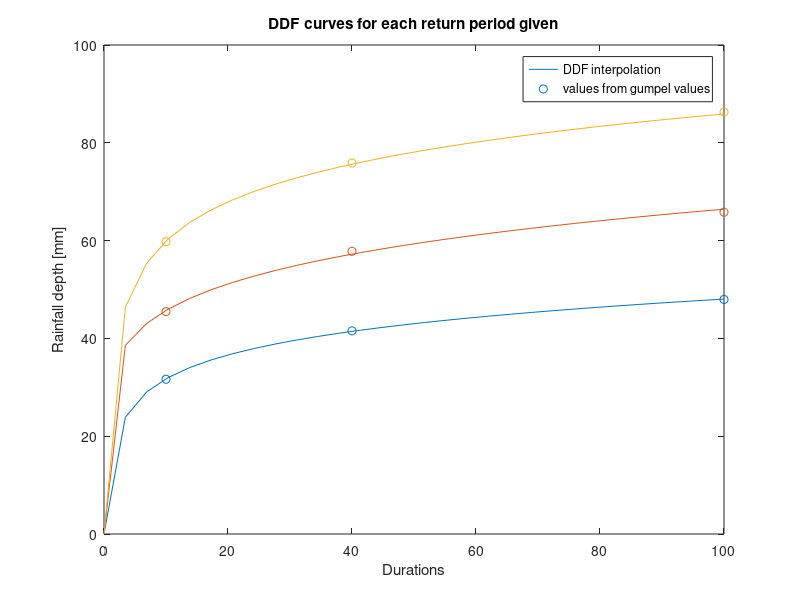

Write MATLAB code to recreate this figure.
% -------------------------------------------------------------------------
% Course: Hydrology for Engineers
% Assignment 1
% Part 3: Construction of depth-duration-frequency (DDF) curves 
% -------------------------------------------------------------------------

clear variables %clear the workspace variables
close all %close alla figures
clc %clear the command window

% -------------------------------------------------------------------------
% # 1: Calibrate the DDF curve parameters
% useful functions: linspace
% -------------------------------------------------------------------------

% import the data from previous part
load assignment1_output_part2.mat 


%%
% you need DDF curves for each return period, so you will have a set of
% parameters for each return period

% define lists of test values for each parameter (e.g.
% c_list=linspace(0,100,3))

% implement the 'brute force' algorithm 
% -implement nested for loops over every parameter combination 
% -in the core of the loop, compute the depths estimated by the DDF curve
%   with the given return periods and parameter combination
% -compute the sum of square errors between the computed dephts and the
%   ones estimated in part 1. 
% -retain the sets that have the lowest sum of squared errors 
% -check if the best-fit errors are lower than the maximal errors given. If
%   not, repeat the loop with a larger amount of test values

c_list = linspace(1,100,50); %linspace(start, stop, nval)
f_list = linspace(-1,1,50); %let's begin with 5 vals in each list
e_list = linspace(0,1,50);

DDF_param = [];
Td = T;
for j = [1:3]
    err_T = 1000; %number big enough
    c = 0;
    e = 0;
    f = 0;
    hi_gum = H_Gum(:,j);
    for ci=c_list
        for fi=f_list
            for ei = e_list
                h = (ci .* Td)./(Td.^ei + fi);
                err_temp = sum((h-hi_gum).^2);
                if (err_temp < err_T)
                    c = ci;
                    e = ei;
                    f = fi;
                    err_T = err_temp;
                end
            end
        end
    end
    disp('ok, the parameters are:')
    param_vect = [c, e, f, err_T];
    disp( param_vect)
    DDF_param = [DDF_param param_vect'];
end
disp('erreur pour chaque interpolation (T = 10,40,100):')
disp(DDF_param(4,:))

%% let's plot all this
close all;
col = [    0    0.4470    0.7410
    0.8500    0.3250    0.0980
    0.9290    0.6940    0.1250
    0.4940    0.1840    0.5560
    0.4660    0.6740    0.1880
    0.3010    0.7450    0.9330
    0.6350    0.0780    0.1840];

for j = [1:3]
    hi_gum = H_Gum(:,j);
    x_durations = linspace(0,100,30);
    parameters = DDF_param(:,j)';
    %disp(parameters);
    h_DDF = (parameters(1) .* x_durations)./(x_durations.^parameters(2) + parameters(3));
    plot(x_durations', h_DDF, 'color', col(j,:));
    hold on;
    plot(T, hi_gum, 'o', 'color', col(j,:));
    hold on;
end
title('DDF curves for each return period given');
xlabel('Durations')
ylabel('Rainfall depth [mm]')
legend('DDF interpolation','values from gumpel values')


